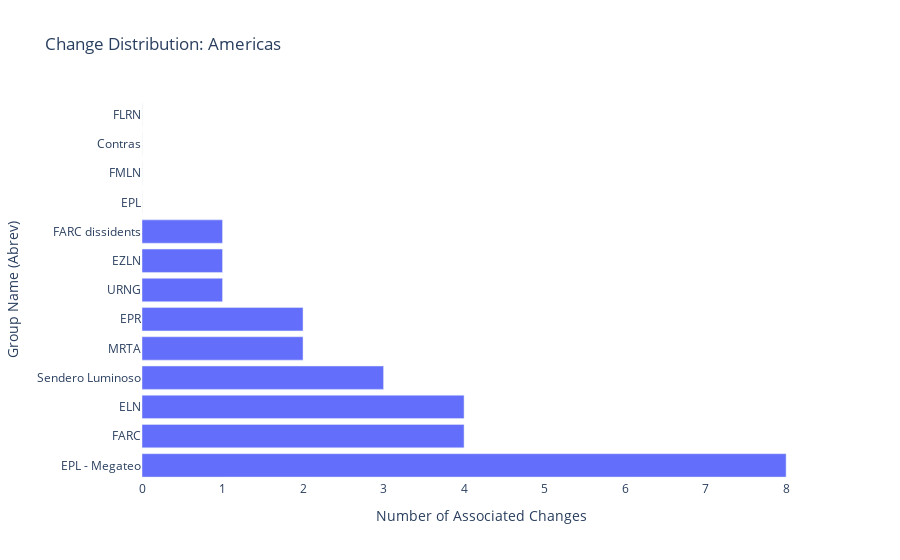

Notebook code cell kept with this figure:
### Markdown cell above
## Americas

### Code cell
df_am = region_changes.query('region in ["Americas"]')

dat = df_am.sort_values(by="numchanges", ascending = False).drop_duplicates()

fig_am = px.bar(dat, #sort values in df
              y="label",
             x = "numchanges",
            hover_name="ucdp_name",
            labels={"label": "Group Name (Abrev)",
                     "numchanges": "Number of Associated Changes",
                     "ucdp_name": "Group Name"},
                title="Change Distribution: Americas")
fig_am.update_layout(plot_bgcolor='white')
fig_am.show()

### Figure 1 — Plotly figure (JSON) as saved in the notebook; plotly's stock layout.template omitted (floating-point values rounded to 4 significant figures)
{"data": [{"alignmentgroup": "True", "hovertemplate": "<b>%{hovertext}</b><br><br>Number of Associated Changes=%{x}<br>Group Name (Abrev)=%{y}<extra></extra>", "hovertext": ["EPL - Megateo", "FARC", "ELN", "Sendero Luminoso", "MRTA", "EPR", "URNG", "EZLN", "FARC dissidents", "EPL", "FMLN", "Contras", "FLRN"], "legendgroup": "", "marker": {"color": "#636efa", "pattern": {"shape": ""}}, "name": "", "offsetgroup": "", "orientation": "h", "showlegend": false, "textposition": "auto", "type": "bar", "x": [8, 4, 4, 3, 2, 2, 1, 1, 1, 0, 0, 0, 0], "xaxis": "x", "y": ["EPL - Megateo", "FARC", "ELN", "Sendero Luminoso", "MRTA", "EPR", "URNG", "EZLN", "FARC dissidents", "EPL", "FMLN", "Contras", "FLRN"], "yaxis": "y"}], "layout": {"barmode": "relative", "legend": {"tracegroupgap": 0}, "plot_bgcolor": "white", "title": {"text": "Change Distribution: Americas"}, "xaxis": {"anchor": "y", "domain": [0, 1], "title": {"text": "Number of Associated Changes"}}, "yaxis": {"anchor": "x", "domain": [0, 1], "title": {"text": "Group Name (Abrev)"}}}}
